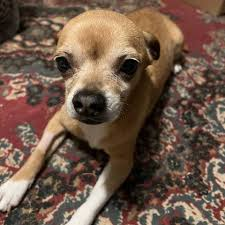
#> input picture data/chihuahua/c1.jpg, 225 x 225 px; its folder holds only this picture in this run
$ python train.py
#> lines starting #> are read from the running program, lines starting #| are printed output that depends on the picture
"""
train.py — Retrain the Chihuahua vs Muffin classifier
======================================================
Place images in:
  data/chihuahua/  ← chihuahua images
  data/muffin/     ← muffin images

Run:
  python train.py
"""

import os
import pickle
import warnings
warnings.filterwarnings('ignore')

import numpy as np
from PIL import Image, ImageOps, ImageFilter, ImageEnhance
from sklearn.svm import SVC
from sklearn.preprocessing import StandardScaler
from sklearn.pipeline import Pipeline
from sklearn.model_selection import cross_val_score

IMG_SIZE = (128, 128)
DATA_DIR = os.path.join(os.path.dirname(__file__), "data")
CLASSES  = ["chihuahua", "muffin"]
OUT_PATH = os.path.join(os.path.dirname(__file__), "model.pkl")


def load_image(path):
#> called with path = 'data/chihuahua/c1.jpg'
    return np.array(Image.open(path).convert("RGB").resize(IMG_SIZE), dtype=np.float32) / 255.0
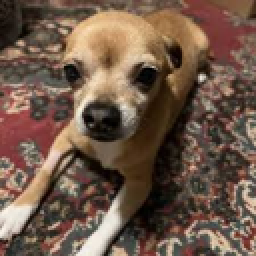
#> returned value: shape (128, 128, 3) float32 (shown 2 times larger); mean of channels 0, 1, 2 0.438, 0.346, 0.285; drawn as R, G, B


def hog_features(img_arr):
    img = Image.fromarray((img_arr * 255).astype(np.uint8)).convert("L")
    arr = np.array(img, dtype=np.float32)
    gx = np.gradient(arr, axis=1)
    gy = np.gradient(arr, axis=0)
    mag = np.sqrt(gx**2 + gy**2)
    ang = np.arctan2(gy, gx) * 180 / np.pi % 180
    cell, feats = 16, []
    for r in range(0, arr.shape[0], cell):
        for c in range(0, arr.shape[1], cell):
            hist, _ = np.histogram(ang[r:r+cell, c:c+cell], bins=9, range=(0, 180),
                                   weights=mag[r:r+cell, c:c+cell])
            feats.extend(hist)
    return np.array(feats)


def color_histogram(img_arr, bins=32):
    feats = []
    for ch in range(3):
        hist, _ = np.histogram(img_arr[:, :, ch], bins=bins, range=(0, 1))
        feats.extend(hist / (hist.sum() + 1e-8))
    return np.array(feats)


def extract_features(img_arr):
    return np.concatenate([hog_features(img_arr), color_histogram(img_arr)])


def augment(img_arr):
    imgs = [img_arr]
    pil = Image.fromarray((img_arr * 255).astype(np.uint8))
    imgs.append(np.array(ImageOps.mirror(pil)) / 255.0)
    for f in [0.7, 1.3]:
        imgs.append(np.array(ImageEnhance.Brightness(pil).enhance(f)) / 255.0)
    imgs.append(np.array(ImageEnhance.Contrast(pil).enhance(1.4)) / 255.0)
    for deg in [-15, 15]:
        imgs.append(np.array(pil.rotate(deg)) / 255.0)
    imgs.append(np.array(pil.filter(ImageFilter.GaussianBlur(1))) / 255.0)
    w, h = pil.size
#> w = 128; h = 128
    imgs.append(np.array(pil.crop((w//8, h//8, w-w//8, h-h//8)).resize((w, h))) / 255.0)
    return imgs


def main():
    X, y = [], []
    for label, cls in enumerate(CLASSES):
        cls_dir = os.path.join(DATA_DIR, cls)
        if not os.path.isdir(cls_dir):
            print(f"[!] Missing directory: {cls_dir}")
            continue
        files = [f for f in os.listdir(cls_dir) if not f.startswith('.')]
        print(f"[{cls}] {len(files)} base images → augmenting...")
        for fname in files:
            try:
                arr = load_image(os.path.join(cls_dir, fname))
                for aug in augment(arr):
                    X.append(extract_features(aug))
                    y.append(label)
#> this loop made 9 passes
#> pass 1, in hog_features, `img = Image.fromarray((img_arr * 255).astype(np.uint8)).convert("L")`:
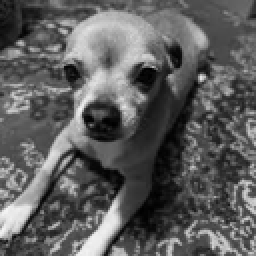
#> img: PIL image 128x128 L (shown 2 times larger); min 0, max 244, mean 93.5
#> pass 1, in hog_features, `gx = np.gradient(arr, axis=1)`:
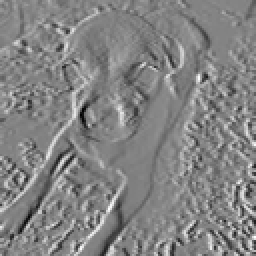
#> gx: shape (128, 128) float32 (shown 2 times larger); min -88, max 83, mean 0.1; drawn with min black and max white
#> after the loop, X = 9 items; y = [0, 0, 0, 0, 0, 0, 0, 0, 0]
            except Exception as e:
                print(f"  Skip {fname}: {e}")
        print(f"  → {y.count(label)} samples")
#|   → 9 samples
#> pass 2 of the loop in main, `for label, cls in enumerate(CLASSES):`:
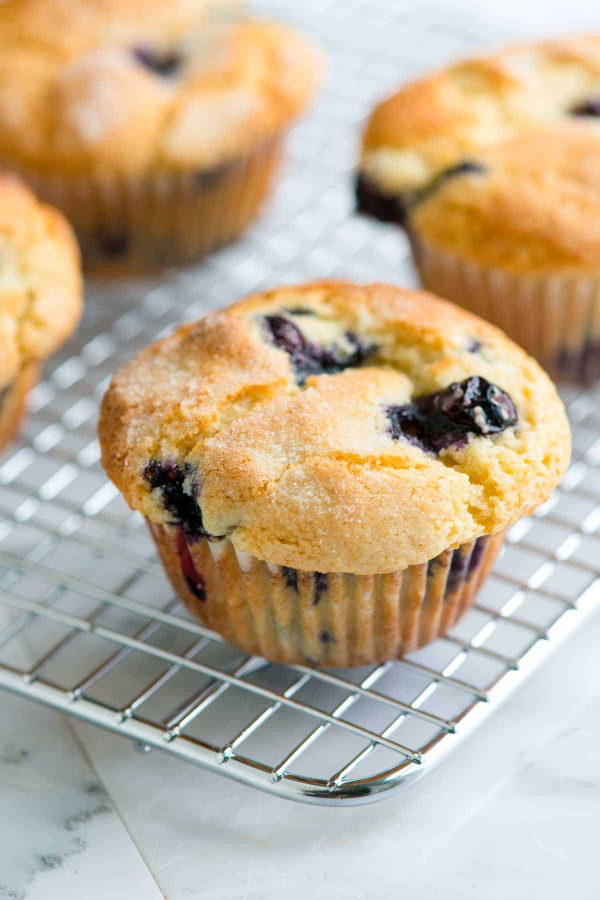
#> input picture data/muffin/m1.jpg, 1200 x 1800 px (shown at 1/2 size)
#> in load_image (call 2), `return np.array(Image.open(path).convert("RGB").resize(IMG_SIZE), dtyp..`:
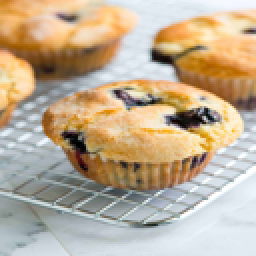
#> returned value: shape (128, 128, 3) float32 (shown 2 times larger); mean of channels 0, 1, 2 0.751, 0.683, 0.587; drawn as R, G, B
#> the loop in main, `for aug in augment(arr):` made 9 passes
#> pass 1, in hog_features (call 10), `gx = np.gradient(arr, axis=1)`:
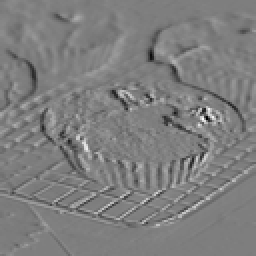
#> gx: shape (128, 128) float32 (shown 2 times larger); min -91, max 93, mean 0.2; drawn with min black and max white
#> after the loop in main, `for aug in augment(arr):`: X = 18 items; y = [0, 0, 0, 0, 0, 0, 0, 0, 0, 1, 1, 1, 1, 1, 1, 1, 1, 1]
#|   → 9 samples

    X, y = np.array(X), np.array(y)
#> y = 18 values from 0 to 1
    print(f"\nTotal: {len(X)} samples, distribution: {np.bincount(y)}")
#| Total: 18 samples, distribution: [9 9]

    pipeline = Pipeline([
        ('scaler', StandardScaler()),
        ('svm', SVC(kernel='rbf', C=10, gamma='scale', probability=True))
    ])
    scores = cross_val_score(pipeline, X, y, cv=3, scoring='accuracy')
#> scores = [1, 1, 1]
    print(f"CV accuracy: {scores.mean():.2%} ± {scores.std():.2%}")
#| CV accuracy: 100.00% ± 0.00%

    pipeline.fit(X, y)

    with open(OUT_PATH, "wb") as f:
        pickle.dump({'pipeline': pipeline, 'classes': CLASSES, 'img_size': IMG_SIZE}, f)
    print(f"\n✓ Model saved → {OUT_PATH}")


if __name__ == "__main__":
    main()
